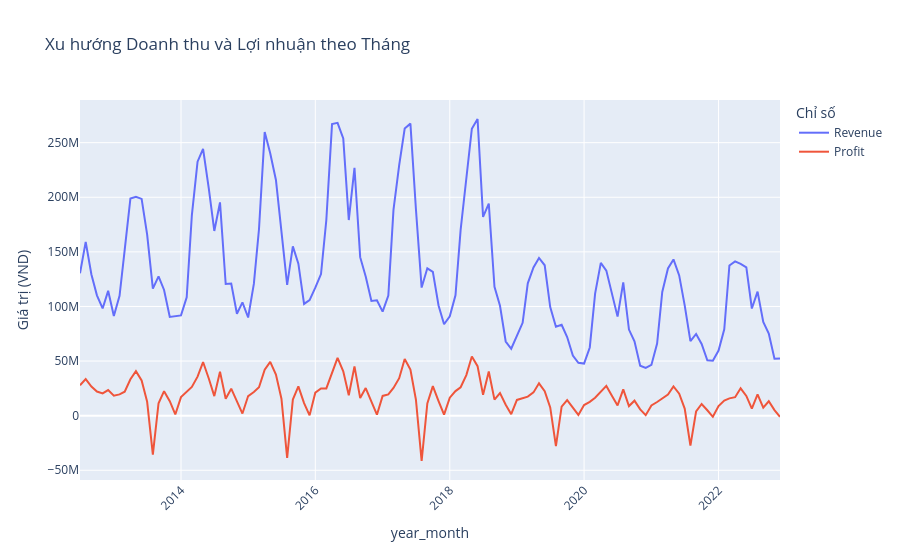
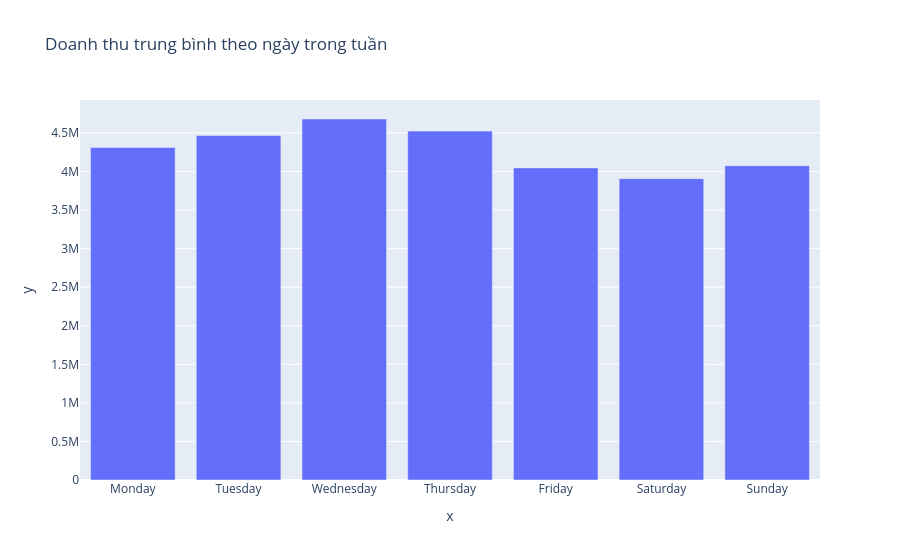

The code cell stored with these charts, in order, in its notebook:
### Code cell
# Doanh thu theo tháng/năm
sales['year_month'] = sales['Date'].dt.to_period('M')
monthly_sales = sales.groupby('year_month').agg({
    'Revenue': 'sum',
    'COGS': 'sum'
}).reset_index()
monthly_sales['Profit'] = monthly_sales['Revenue'] - monthly_sales['COGS']
monthly_sales['year_month'] = monthly_sales['year_month'].astype(str)

fig = px.line(monthly_sales, x='year_month', y=['Revenue', 'Profit'],
              title='Xu hướng Doanh thu và Lợi nhuận theo Tháng',
              labels={'value': 'Giá trị (VND)', 'variable': 'Chỉ số'})
fig.update_layout(xaxis_tickangle=-45)
fig.show()

# Doanh thu theo ngày trong tuần / mùa
sales['weekday'] = sales['Date'].dt.day_name()
sales['month'] = sales['Date'].dt.month
daily_pattern = sales.groupby('weekday')['Revenue'].mean().reindex(
    ['Monday','Tuesday','Wednesday','Thursday','Friday','Saturday','Sunday'])
px.bar(x=daily_pattern.index, y=daily_pattern.values, title='Doanh thu trung bình theo ngày trong tuần').show()
